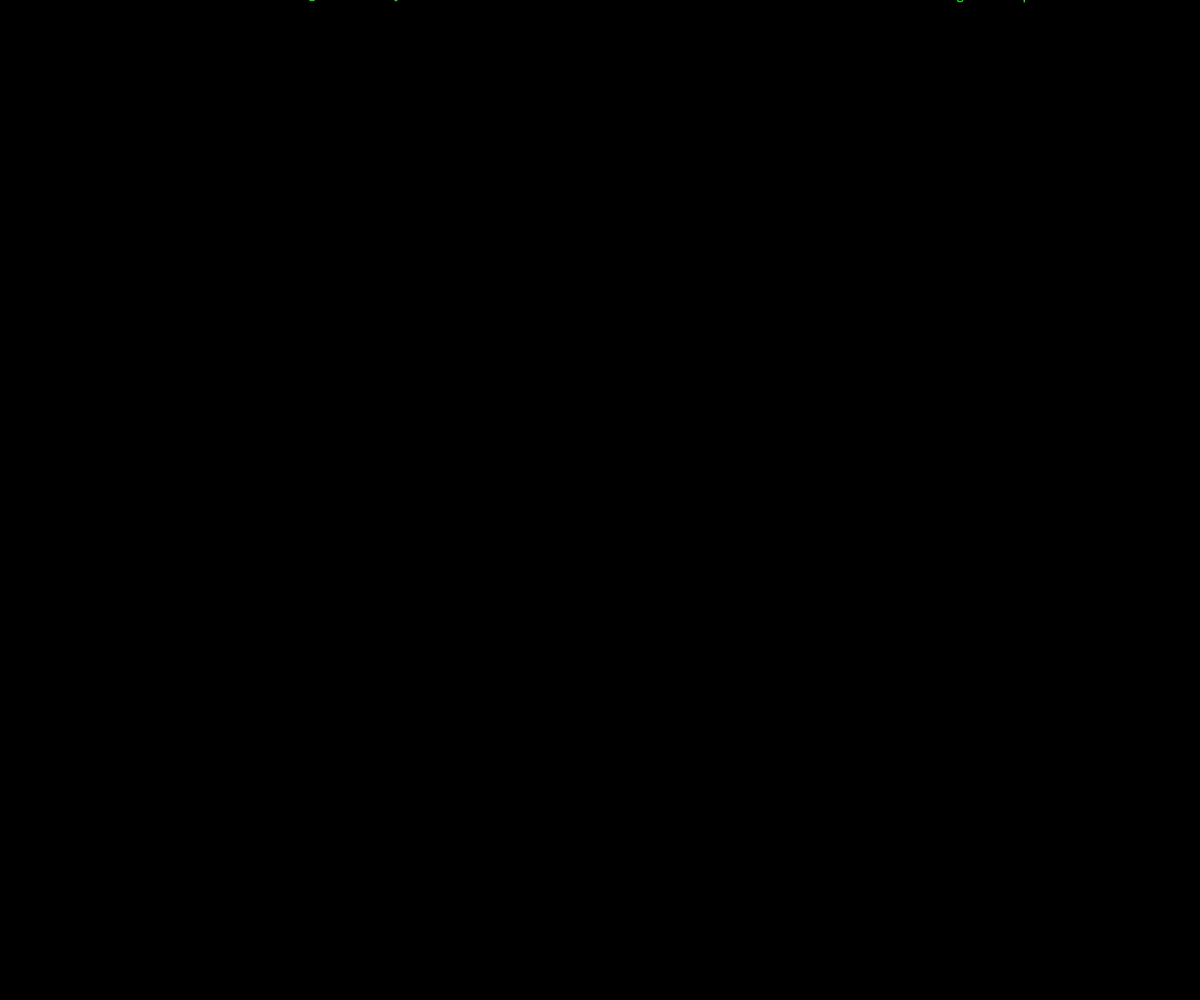
Frame 1 (no input)
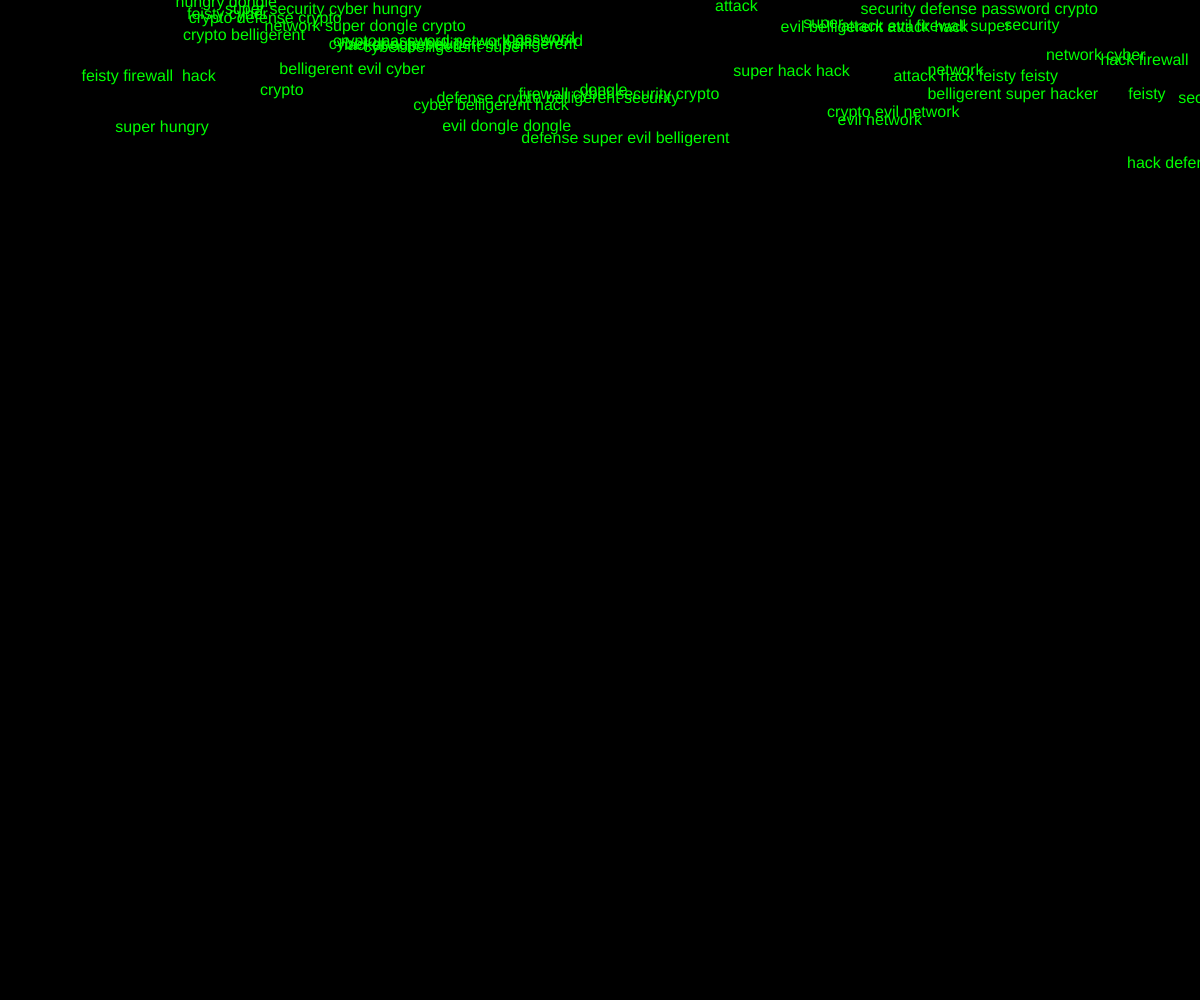
Frame 60 (no input)
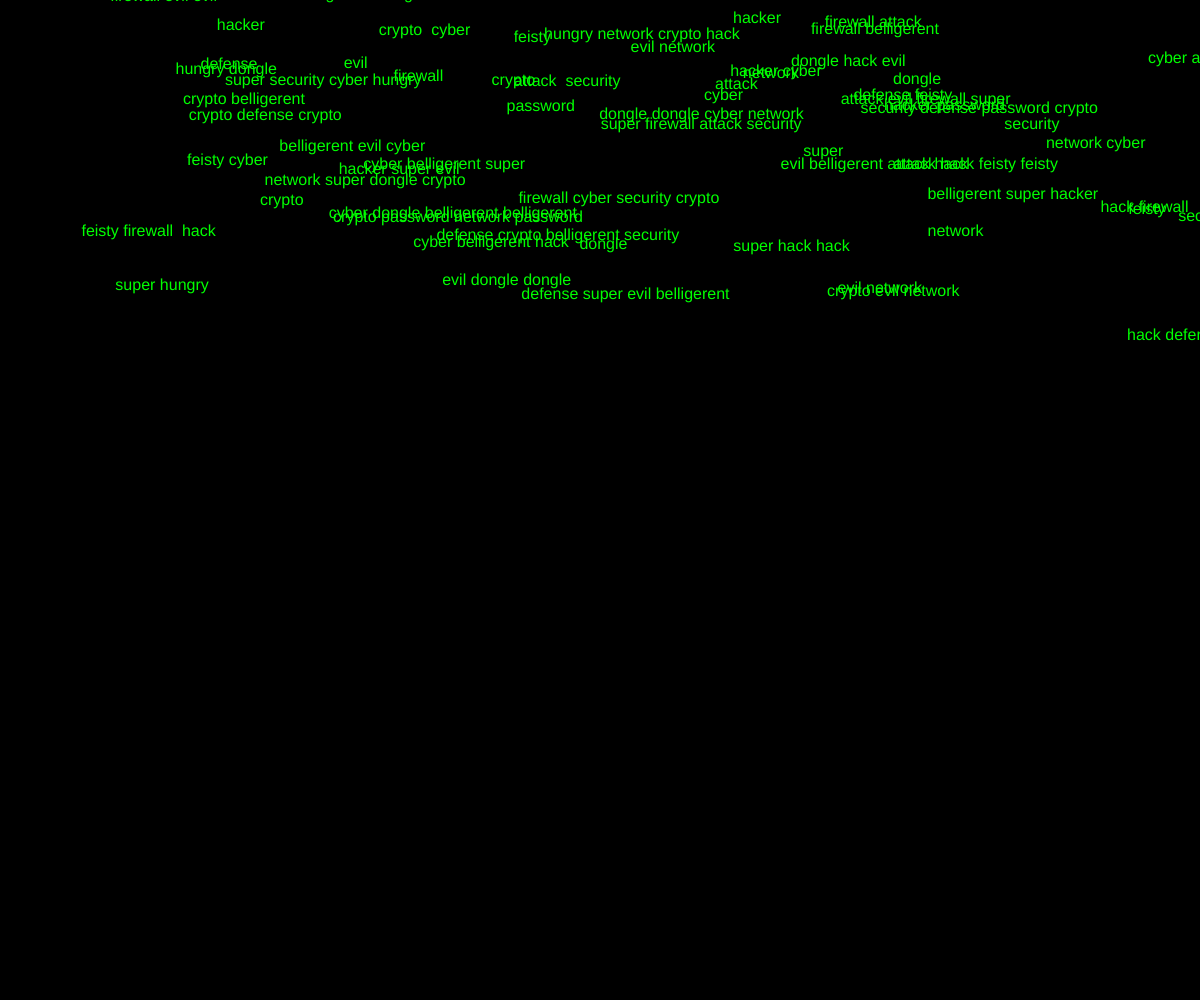
Frame 120 (the mouse pressed at the canvas centre since frame 60)

The p5.js sketch that drew these frames (run headless with seeded random() and noise() and a simulated clock; from frame 60 on, the mouse is pressed at the canvas centre):

// p5.js sketch
// ── sketch.js
// Author: Arthur Lin
let lines = [];
let numLines = 300;
let lineHeight = 30;
let wordBank = [
  "hack",
  "security",
  "crypto",
  "password",
  "firewall",
  "cyber",
  "attack",
  "defense",
  "network",
  "hacker",
  "hungry",
  "feisty",
  "evil",
  "",
  "super",
  "belligerent",
  "dongle",
];

function setup() {
  createCanvas(windowWidth, windowHeight);
  textSize(16);
  for (let i = 0; i < numLines; i++) {
    lines.push(generateLine());
  }
}

function draw() {
  background(0); // Black background
  for (let i = 0; i < lines.length; i++) {
    fill(0, 255, 0); // Green color
    text(lines[i].text, lines[i].x, lines[i].y);
    lines[i].y += lines[i].speed;
    if (lines[i].y > height) {
      lines[i] = generateLine();
    }
  }
}

function generateLine() {
  let textContent = "";
  let numWords = int(random(1, 5));
  let x = random(width);
  let y = random(-height, 0);
  let speed = random(1, 3);
  for (let i = 0; i < numWords; i++) {
    let word = random(wordBank);
    textContent += word + " ";
  }
  return { text: textContent, x: x, y: y, speed: speed };
}
